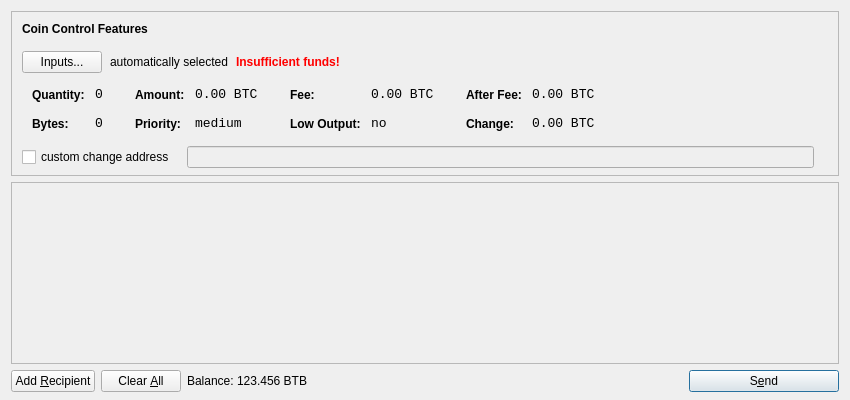
<?xml version="1.0" encoding="UTF-8"?>
<ui version="4.0">
 <class>SendCoinsDialog</class>
 <widget class="QDialog" name="SendCoinsDialog">
  <property name="geometry">
   <rect>
    <x>0</x>
    <y>0</y>
    <width>850</width>
    <height>400</height>
   </rect>
  </property>
  <property name="windowTitle">
   <string>Send Coins</string>
  </property>
  <layout class="QVBoxLayout" name="verticalLayout" stretch="0,1,0">
   <property name="bottomMargin">
    <number>8</number>
   </property>
   <item>
    <widget class="QFrame" name="frameCoinControl">
     <property name="sizePolicy">
      <sizepolicy hsizetype="Expanding" vsizetype="Expanding">
       <horstretch>0</horstretch>
       <verstretch>0</verstretch>
      </sizepolicy>
     </property>
     <property name="maximumSize">
      <size>
       <width>16777215</width>
       <height>16777215</height>
      </size>
     </property>
     <property name="frameShape">
      <enum>QFrame::StyledPanel</enum>
     </property>
     <property name="frameShadow">
      <enum>QFrame::Sunken</enum>
     </property>
     <layout class="QVBoxLayout" name="verticalLayoutCoinControl2">
      <property name="spacing">
       <number>-1</number>
      </property>
      <property name="leftMargin">
       <number>0</number>
      </property>
      <property name="topMargin">
       <number>0</number>
      </property>
      <property name="rightMargin">
       <number>0</number>
      </property>
      <property name="bottomMargin">
       <number>6</number>
      </property>
      <item>
       <layout class="QVBoxLayout" name="verticalLayoutCoinControl" stretch="0,0,0,0,1">
        <property name="spacing">
         <number>0</number>
        </property>
        <property name="leftMargin">
         <number>10</number>
        </property>
        <property name="topMargin">
         <number>10</number>
        </property>
        <item>
         <layout class="QHBoxLayout" name="horizontalLayoutCoinControl1">
          <property name="bottomMargin">
           <number>15</number>
          </property>
          <item>
           <widget class="QLabel" name="labelCoinControlFeatures">
            <property name="sizePolicy">
             <sizepolicy hsizetype="Preferred" vsizetype="Maximum">
              <horstretch>0</horstretch>
              <verstretch>0</verstretch>
             </sizepolicy>
            </property>
            <property name="font">
             <font>
              <weight>75</weight>
              <bold>true</bold>
             </font>
            </property>
            <property name="styleSheet">
             <string notr="true">font-weight:bold;</string>
            </property>
            <property name="text">
             <string>Coin Control Features</string>
            </property>
           </widget>
          </item>
         </layout>
        </item>
        <item>
         <layout class="QHBoxLayout" name="horizontalLayoutCoinControl2" stretch="0,0,0,0">
          <property name="spacing">
           <number>8</number>
          </property>
          <property name="bottomMargin">
           <number>10</number>
          </property>
          <item>
           <widget class="QPushButton" name="pushButtonCoinControl">
            <property name="styleSheet">
             <string notr="true"/>
            </property>
            <property name="text">
             <string>Inputs...</string>
            </property>
           </widget>
          </item>
          <item>
           <widget class="QLabel" name="labelCoinControlAutomaticallySelected">
            <property name="text">
             <string>automatically selected</string>
            </property>
            <property name="margin">
             <number>5</number>
            </property>
           </widget>
          </item>
          <item>
           <widget class="QLabel" name="labelCoinControlInsuffFunds">
            <property name="font">
             <font>
              <weight>75</weight>
              <bold>true</bold>
             </font>
            </property>
            <property name="styleSheet">
             <string notr="true">color:red;font-weight:bold;</string>
            </property>
            <property name="text">
             <string>Insufficient funds!</string>
            </property>
            <property name="margin">
             <number>5</number>
            </property>
           </widget>
          </item>
          <item>
           <spacer name="horizontalSpacerCoinControl">
            <property name="orientation">
             <enum>Qt::Horizontal</enum>
            </property>
            <property name="sizeHint" stdset="0">
             <size>
              <width>40</width>
              <height>1</height>
             </size>
            </property>
           </spacer>
          </item>
         </layout>
        </item>
        <item>
         <widget class="QWidget" name="widgetCoinControl" native="true">
          <property name="sizePolicy">
           <sizepolicy hsizetype="Preferred" vsizetype="Preferred">
            <horstretch>0</horstretch>
            <verstretch>0</verstretch>
           </sizepolicy>
          </property>
          <property name="minimumSize">
           <size>
            <width>0</width>
            <height>0</height>
           </size>
          </property>
          <property name="styleSheet">
           <string notr="true"/>
          </property>
          <layout class="QHBoxLayout" name="horizontalLayoutCoinControl5">
           <property name="margin">
            <number>0</number>
           </property>
           <item>
            <layout class="QHBoxLayout" name="horizontalLayoutCoinControl3" stretch="0,0,0,1">
             <property name="spacing">
              <number>20</number>
             </property>
             <property name="topMargin">
              <number>0</number>
             </property>
             <property name="bottomMargin">
              <number>10</number>
             </property>
             <item>
              <layout class="QFormLayout" name="formLayoutCoinControl1">
               <property name="horizontalSpacing">
                <number>10</number>
               </property>
               <property name="verticalSpacing">
                <number>14</number>
               </property>
               <property name="leftMargin">
                <number>10</number>
               </property>
               <property name="topMargin">
                <number>4</number>
               </property>
               <property name="rightMargin">
                <number>6</number>
               </property>
               <item row="0" column="0">
                <widget class="QLabel" name="labelCoinControlQuantityText">
                 <property name="styleSheet">
                  <string notr="true">font-weight:bold;</string>
                 </property>
                 <property name="text">
                  <string>Quantity:</string>
                 </property>
                 <property name="margin">
                  <number>0</number>
                 </property>
                </widget>
               </item>
               <item row="0" column="1">
                <widget class="QLabel" name="labelCoinControlQuantity">
                 <property name="font">
                  <font>
                   <family>Monospace</family>
                   <pointsize>10</pointsize>
                  </font>
                 </property>
                 <property name="cursor">
                  <cursorShape>IBeamCursor</cursorShape>
                 </property>
                 <property name="contextMenuPolicy">
                  <enum>Qt::ActionsContextMenu</enum>
                 </property>
                 <property name="text">
                  <string notr="true">0</string>
                 </property>
                 <property name="margin">
                  <number>0</number>
                 </property>
                 <property name="textInteractionFlags">
                  <set>Qt::LinksAccessibleByMouse|Qt::TextSelectableByKeyboard|Qt::TextSelectableByMouse</set>
                 </property>
                </widget>
               </item>
               <item row="1" column="0">
                <widget class="QLabel" name="labelCoinControlBytesText">
                 <property name="styleSheet">
                  <string notr="true">font-weight:bold;</string>
                 </property>
                 <property name="text">
                  <string>Bytes:</string>
                 </property>
                </widget>
               </item>
               <item row="1" column="1">
                <widget class="QLabel" name="labelCoinControlBytes">
                 <property name="font">
                  <font>
                   <family>Monospace</family>
                   <pointsize>10</pointsize>
                  </font>
                 </property>
                 <property name="cursor">
                  <cursorShape>IBeamCursor</cursorShape>
                 </property>
                 <property name="contextMenuPolicy">
                  <enum>Qt::ActionsContextMenu</enum>
                 </property>
                 <property name="text">
                  <string notr="true">0</string>
                 </property>
                 <property name="textInteractionFlags">
                  <set>Qt::LinksAccessibleByMouse|Qt::TextSelectableByKeyboard|Qt::TextSelectableByMouse</set>
                 </property>
                </widget>
               </item>
              </layout>
             </item>
             <item>
              <layout class="QFormLayout" name="formLayoutCoinControl2">
               <property name="horizontalSpacing">
                <number>10</number>
               </property>
               <property name="verticalSpacing">
                <number>14</number>
               </property>
               <property name="leftMargin">
                <number>6</number>
               </property>
               <property name="topMargin">
                <number>4</number>
               </property>
               <property name="rightMargin">
                <number>6</number>
               </property>
               <item row="0" column="0">
                <widget class="QLabel" name="labelCoinControlAmountText">
                 <property name="styleSheet">
                  <string notr="true">font-weight:bold;</string>
                 </property>
                 <property name="text">
                  <string>Amount:</string>
                 </property>
                 <property name="margin">
                  <number>0</number>
                 </property>
                </widget>
               </item>
               <item row="0" column="1">
                <widget class="QLabel" name="labelCoinControlAmount">
                 <property name="font">
                  <font>
                   <family>Monospace</family>
                   <pointsize>10</pointsize>
                  </font>
                 </property>
                 <property name="cursor">
                  <cursorShape>IBeamCursor</cursorShape>
                 </property>
                 <property name="contextMenuPolicy">
                  <enum>Qt::ActionsContextMenu</enum>
                 </property>
                 <property name="text">
                  <string notr="true">0.00 BTC</string>
                 </property>
                 <property name="textInteractionFlags">
                  <set>Qt::LinksAccessibleByMouse|Qt::TextSelectableByKeyboard|Qt::TextSelectableByMouse</set>
                 </property>
                </widget>
               </item>
               <item row="1" column="0">
                <widget class="QLabel" name="labelCoinControlPriorityText">
                 <property name="styleSheet">
                  <string notr="true">font-weight:bold;</string>
                 </property>
                 <property name="text">
                  <string>Priority:</string>
                 </property>
                </widget>
               </item>
               <item row="1" column="1">
                <widget class="QLabel" name="labelCoinControlPriority">
                 <property name="font">
                  <font>
                   <family>Monospace</family>
                   <pointsize>10</pointsize>
                  </font>
                 </property>
                 <property name="cursor">
                  <cursorShape>IBeamCursor</cursorShape>
                 </property>
                 <property name="contextMenuPolicy">
                  <enum>Qt::ActionsContextMenu</enum>
                 </property>
                 <property name="text">
                  <string>medium</string>
                 </property>
                 <property name="textInteractionFlags">
                  <set>Qt::LinksAccessibleByMouse|Qt::TextSelectableByKeyboard|Qt::TextSelectableByMouse</set>
                 </property>
                </widget>
               </item>
              </layout>
             </item>
             <item>
              <layout class="QFormLayout" name="formLayoutCoinControl3">
               <property name="horizontalSpacing">
                <number>10</number>
               </property>
               <property name="verticalSpacing">
                <number>14</number>
               </property>
               <property name="leftMargin">
                <number>6</number>
               </property>
               <property name="topMargin">
                <number>4</number>
               </property>
               <property name="rightMargin">
                <number>6</number>
               </property>
               <item row="0" column="0">
                <widget class="QLabel" name="labelCoinControlFeeText">
                 <property name="styleSheet">
                  <string notr="true">font-weight:bold;</string>
                 </property>
                 <property name="text">
                  <string>Fee:</string>
                 </property>
                 <property name="margin">
                  <number>0</number>
                 </property>
                </widget>
               </item>
               <item row="0" column="1">
                <widget class="QLabel" name="labelCoinControlFee">
                 <property name="font">
                  <font>
                   <family>Monospace</family>
                   <pointsize>10</pointsize>
                  </font>
                 </property>
                 <property name="cursor">
                  <cursorShape>IBeamCursor</cursorShape>
                 </property>
                 <property name="contextMenuPolicy">
                  <enum>Qt::ActionsContextMenu</enum>
                 </property>
                 <property name="text">
                  <string notr="true">0.00 BTC</string>
                 </property>
                 <property name="textInteractionFlags">
                  <set>Qt::LinksAccessibleByMouse|Qt::TextSelectableByKeyboard|Qt::TextSelectableByMouse</set>
                 </property>
                </widget>
               </item>
               <item row="1" column="0">
                <widget class="QLabel" name="labelCoinControlLowOutputText">
                 <property name="styleSheet">
                  <string notr="true">font-weight:bold;</string>
                 </property>
                 <property name="text">
                  <string>Low Output:</string>
                 </property>
                </widget>
               </item>
               <item row="1" column="1">
                <widget class="QLabel" name="labelCoinControlLowOutput">
                 <property name="font">
                  <font>
                   <family>Monospace</family>
                   <pointsize>10</pointsize>
                  </font>
                 </property>
                 <property name="cursor">
                  <cursorShape>IBeamCursor</cursorShape>
                 </property>
                 <property name="contextMenuPolicy">
                  <enum>Qt::ActionsContextMenu</enum>
                 </property>
                 <property name="text">
                  <string>no</string>
                 </property>
                 <property name="textInteractionFlags">
                  <set>Qt::LinksAccessibleByMouse|Qt::TextSelectableByKeyboard|Qt::TextSelectableByMouse</set>
                 </property>
                </widget>
               </item>
              </layout>
             </item>
             <item>
              <layout class="QFormLayout" name="formLayoutCoinControl4">
               <property name="horizontalSpacing">
                <number>10</number>
               </property>
               <property name="verticalSpacing">
                <number>14</number>
               </property>
               <property name="leftMargin">
                <number>6</number>
               </property>
               <property name="topMargin">
                <number>4</number>
               </property>
               <property name="rightMargin">
                <number>6</number>
               </property>
               <item row="0" column="0">
                <widget class="QLabel" name="labelCoinControlAfterFeeText">
                 <property name="styleSheet">
                  <string notr="true">font-weight:bold;</string>
                 </property>
                 <property name="text">
                  <string>After Fee:</string>
                 </property>
                 <property name="margin">
                  <number>0</number>
                 </property>
                </widget>
               </item>
               <item row="0" column="1">
                <widget class="QLabel" name="labelCoinControlAfterFee">
                 <property name="font">
                  <font>
                   <family>Monospace</family>
                   <pointsize>10</pointsize>
                  </font>
                 </property>
                 <property name="cursor">
                  <cursorShape>IBeamCursor</cursorShape>
                 </property>
                 <property name="contextMenuPolicy">
                  <enum>Qt::ActionsContextMenu</enum>
                 </property>
                 <property name="text">
                  <string notr="true">0.00 BTC</string>
                 </property>
                 <property name="textInteractionFlags">
                  <set>Qt::LinksAccessibleByMouse|Qt::TextSelectableByKeyboard|Qt::TextSelectableByMouse</set>
                 </property>
                </widget>
               </item>
               <item row="1" column="0">
                <widget class="QLabel" name="labelCoinControlChangeText">
                 <property name="styleSheet">
                  <string notr="true">font-weight:bold;</string>
                 </property>
                 <property name="text">
                  <string>Change:</string>
                 </property>
                </widget>
               </item>
               <item row="1" column="1">
                <widget class="QLabel" name="labelCoinControlChange">
                 <property name="font">
                  <font>
                   <family>Monospace</family>
                   <pointsize>10</pointsize>
                  </font>
                 </property>
                 <property name="cursor">
                  <cursorShape>IBeamCursor</cursorShape>
                 </property>
                 <property name="contextMenuPolicy">
                  <enum>Qt::ActionsContextMenu</enum>
                 </property>
                 <property name="text">
                  <string notr="true">0.00 BTC</string>
                 </property>
                 <property name="textInteractionFlags">
                  <set>Qt::LinksAccessibleByMouse|Qt::TextSelectableByKeyboard|Qt::TextSelectableByMouse</set>
                 </property>
                </widget>
               </item>
              </layout>
             </item>
            </layout>
           </item>
          </layout>
         </widget>
        </item>
        <item>
         <layout class="QHBoxLayout" name="horizontalLayoutCoinControl4" stretch="0,0,0">
          <property name="spacing">
           <number>12</number>
          </property>
          <property name="sizeConstraint">
           <enum>QLayout::SetDefaultConstraint</enum>
          </property>
          <property name="topMargin">
           <number>5</number>
          </property>
          <property name="rightMargin">
           <number>5</number>
          </property>
          <item>
           <widget class="QCheckBox" name="checkBoxCoinControlChange">
            <property name="text">
             <string>custom change address</string>
            </property>
           </widget>
          </item>
          <item>
           <widget class="QLineEdit" name="lineEditCoinControlChange">
            <property name="enabled">
             <bool>false</bool>
            </property>
            <property name="sizePolicy">
             <sizepolicy hsizetype="Expanding" vsizetype="Fixed">
              <horstretch>0</horstretch>
              <verstretch>0</verstretch>
             </sizepolicy>
            </property>
           </widget>
          </item>
          <item>
           <widget class="QLabel" name="labelCoinControlChangeLabel">
            <property name="sizePolicy">
             <sizepolicy hsizetype="Preferred" vsizetype="Expanding">
              <horstretch>0</horstretch>
              <verstretch>0</verstretch>
             </sizepolicy>
            </property>
            <property name="minimumSize">
             <size>
              <width>0</width>
              <height>0</height>
             </size>
            </property>
            <property name="text">
             <string/>
            </property>
            <property name="margin">
             <number>3</number>
            </property>
           </widget>
          </item>
         </layout>
        </item>
        <item>
         <spacer name="verticalSpacerCoinControl">
          <property name="orientation">
           <enum>Qt::Vertical</enum>
          </property>
          <property name="sizeHint" stdset="0">
           <size>
            <width>800</width>
            <height>1</height>
           </size>
          </property>
         </spacer>
        </item>
       </layout>
      </item>
     </layout>
    </widget>
   </item>
   <item>
    <widget class="QScrollArea" name="scrollArea">
     <property name="widgetResizable">
      <bool>true</bool>
     </property>
     <widget class="QWidget" name="scrollAreaWidgetContents">
      <property name="geometry">
       <rect>
        <x>0</x>
        <y>0</y>
        <width>830</width>
        <height>165</height>
       </rect>
      </property>
      <layout class="QVBoxLayout" name="verticalLayout_2">
       <property name="margin">
        <number>0</number>
       </property>
       <item>
        <layout class="QVBoxLayout" name="entries">
         <property name="spacing">
          <number>6</number>
         </property>
        </layout>
       </item>
       <item>
        <spacer name="verticalSpacer">
         <property name="orientation">
          <enum>Qt::Vertical</enum>
         </property>
         <property name="sizeHint" stdset="0">
          <size>
           <width>20</width>
           <height>40</height>
          </size>
         </property>
        </spacer>
       </item>
      </layout>
     </widget>
    </widget>
   </item>
   <item>
    <layout class="QHBoxLayout" name="horizontalLayout">
     <item>
      <widget class="QPushButton" name="addButton">
       <property name="toolTip">
        <string>Send to multiple recipients at once</string>
       </property>
       <property name="text">
        <string>Add &amp;Recipient</string>
       </property>
       <property name="icon">
        <iconset resource="../bitcoin.qrc">
         <normaloff>:/icons/add</normaloff>:/icons/add</iconset>
       </property>
       <property name="autoDefault">
        <bool>false</bool>
       </property>
      </widget>
     </item>
     <item>
      <widget class="QPushButton" name="clearButton">
       <property name="sizePolicy">
        <sizepolicy hsizetype="Minimum" vsizetype="Fixed">
         <horstretch>0</horstretch>
         <verstretch>0</verstretch>
        </sizepolicy>
       </property>
       <property name="toolTip">
        <string>Remove all transaction fields</string>
       </property>
       <property name="text">
        <string>Clear &amp;All</string>
       </property>
       <property name="icon">
        <iconset resource="../bitcoin.qrc">
         <normaloff>:/icons/remove</normaloff>:/icons/remove</iconset>
       </property>
       <property name="autoRepeatDelay">
        <number>300</number>
       </property>
       <property name="autoDefault">
        <bool>false</bool>
       </property>
      </widget>
     </item>
     <item>
      <layout class="QHBoxLayout" name="horizontalLayout_2">
       <property name="spacing">
        <number>3</number>
       </property>
       <item>
        <widget class="QLabel" name="label">
         <property name="text">
          <string>Balance:</string>
         </property>
        </widget>
       </item>
       <item>
        <widget class="QLabel" name="labelBalance">
         <property name="cursor">
          <cursorShape>IBeamCursor</cursorShape>
         </property>
         <property name="text">
          <string>123.456 BTB</string>
         </property>
         <property name="textInteractionFlags">
          <set>Qt::LinksAccessibleByMouse|Qt::TextSelectableByKeyboard|Qt::TextSelectableByMouse</set>
         </property>
        </widget>
       </item>
      </layout>
     </item>
     <item>
      <spacer name="horizontalSpacer">
       <property name="orientation">
        <enum>Qt::Horizontal</enum>
       </property>
       <property name="sizeHint" stdset="0">
        <size>
         <width>40</width>
         <height>20</height>
        </size>
       </property>
      </spacer>
     </item>
     <item>
      <widget class="QPushButton" name="sendButton">
       <property name="minimumSize">
        <size>
         <width>150</width>
         <height>0</height>
        </size>
       </property>
       <property name="toolTip">
        <string>Confirm the send action</string>
       </property>
       <property name="text">
        <string>S&amp;end</string>
       </property>
       <property name="icon">
        <iconset resource="../bitcoin.qrc">
         <normaloff>:/icons/send</normaloff>:/icons/send</iconset>
       </property>
       <property name="default">
        <bool>true</bool>
       </property>
      </widget>
     </item>
    </layout>
   </item>
  </layout>
 </widget>
 <resources>
  <include location="../bitcoin.qrc"/>
 </resources>
 <connections/>
</ui>
